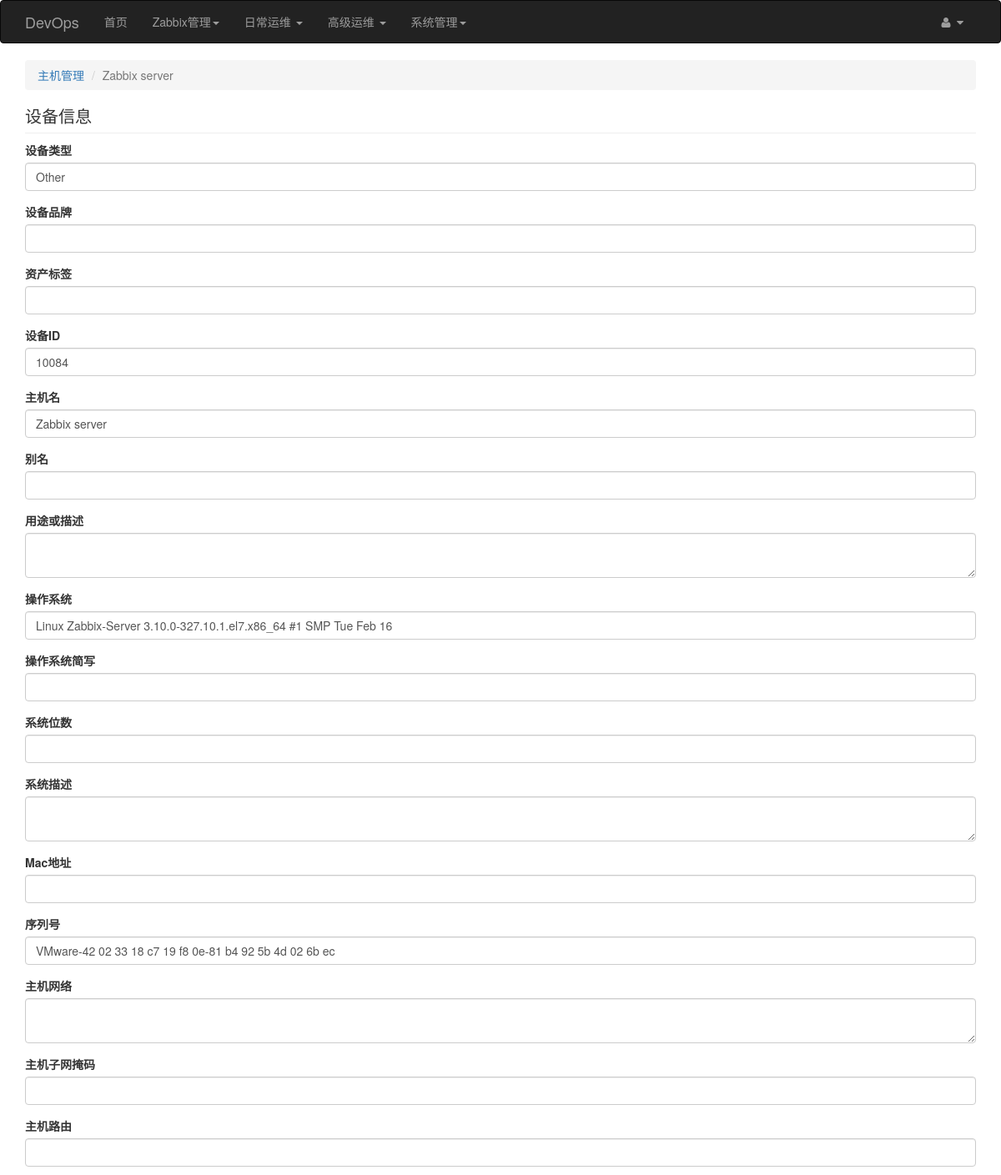
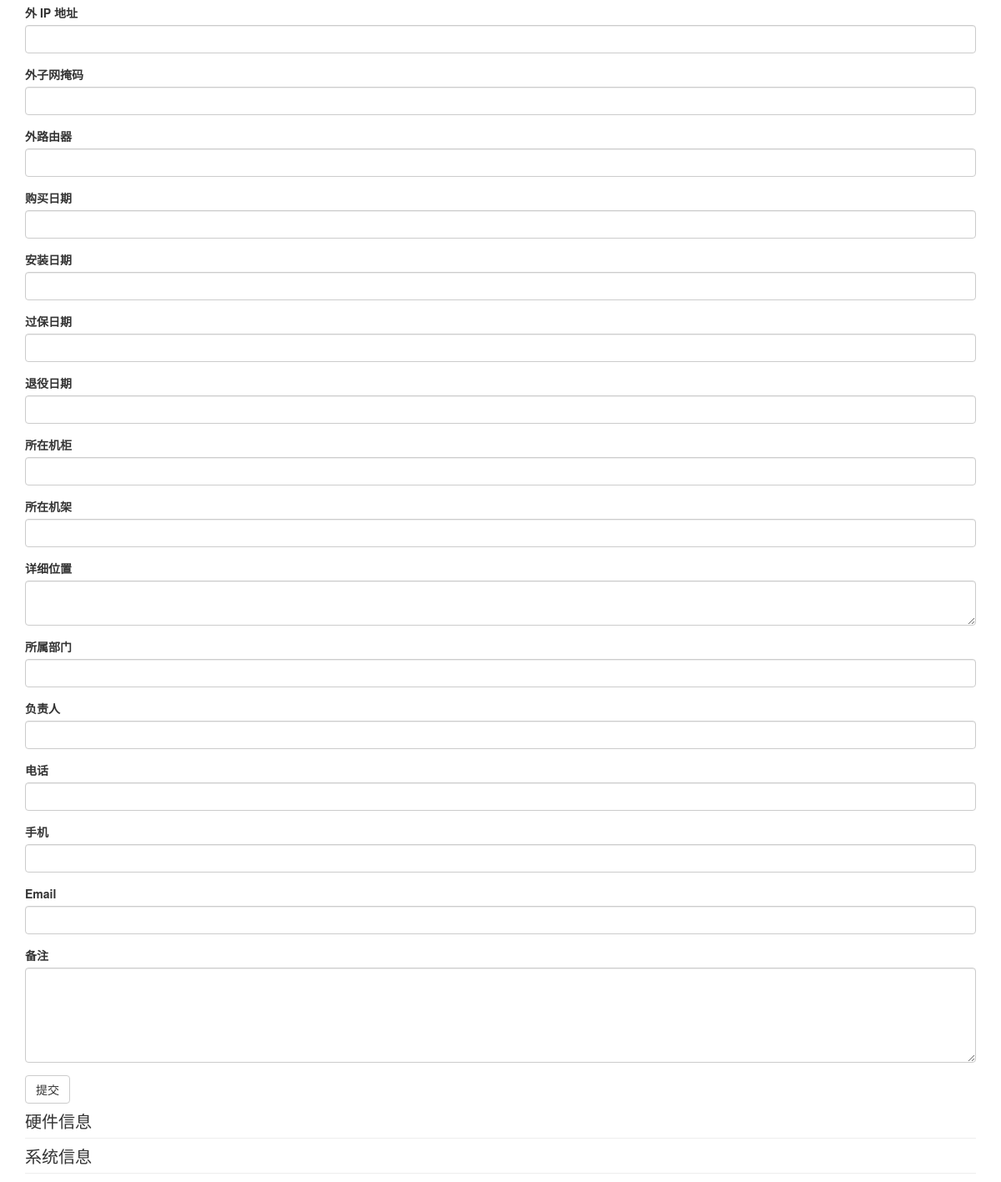
The app's page /inventory/edit/1 (signed in) with its own data (2 pictures, top to bottom).
### app/models.py (models this page shows, shortened)
class Base(db.Model):
    __abstract__ = True
    id = db.Column(db.Integer, primary_key=True)
    created_at = db.Column(db.DateTime, default=datetime.now)
    updated_at = db.Column(db.DateTime, default=datetime.now, onupdate=datetime.now)

class Inventory(Base):
    __tablename__ = 'inventorys'
    hostid = db.Column(db.Integer, default=0)
    type = db.Column(db.String(50))
    brand = db.Column(db.String(100))
    asset_tag = db.Column(db.String(50))
    name = db.Column(db.String(80))
    alias = db.Column(db.String(80))
    used = db.Column(db.TEXT())
    os = db.Column(db.String(100))
    os_short = db.Column(db.String(50))
    os_digits = db.Column(db.String(50))
    os_full = db.Column(db.TEXT())
    mac_address = db.Column(db.String(50))
    serial_no = db.Column(db.String(50))
    host_networks = db.Column(db.TEXT())
    host_netmask = db.Column(db.String(50))
    host_router = db.Column(db.String(50))
    oob_ip = db.Column(db.String(50))
    oob_netmask = db.Column(db.String(50))
    oob_router = db.Column(db.String(50))
    date_hw_purchase = db.Column(db.String(50))
    date_hw_install = db.Column(db.String(50))
    date_hw_expiry = db.Column(db.String(50))
    date_hw_decomm = db.Column(db.String(50))
    cabinet = db.Column(db.String(100))
    rack = db.Column(db.String(100))
    location = db.Column(db.TEXT())
    department = db.Column(db.String(100))
    contact = db.Column(db.String(50))
    contact_tel = db.Column(db.String(50))
    contact_phone = db.Column(db.String(50))
    contact_email = db.Column(db.String(50))
    notes = db.Column(db.TEXT())
    hosts = db.relationship('Host', backref='inventory', lazy='dynamic')
    inventory_updates = db.relationship('InventoryUpdate', backref='inventory', lazy='dynamic')

### app/inventory/views.py (the view, shortened to what this page needs)
@inventory.route('/edit/<int:id>', methods=['GET', 'POST'])
@login_required
def edit(id):
    header = u'编辑'
    inventory = Inventory.query.get_or_404(id)
    form = InventoryForm(obj=inventory)
    return _render("edit", locals())

### app/auth/views.py (called while the page is built)
@auth.before_app_request
def before_request():
    if current_user.is_authenticated:
        if not current_user.confirmed \
                and request.endpoint \
                and request.endpoint[:5] != 'auth.' \
                and request.endpoint != 'static':
            return redirect(url_for('auth.unconfirmed'))

### app/inventory/views.py (called while the page is built)
def _render(content, kwargs={}):
    new_header = MODULE_NAME + kwargs.get('header', '')
    kwargs.update(title_name=MODULE_NAME, header=new_header)
    html = "inventory/%s.html" % content
    return render_template(html, **kwargs)

### app/models.py (called while the page is built)
    @login_manager.user_loader
    def load_user(user_id):
        return User.query.get(int(user_id))

### app/templates/inventory/edit.html (shortened to what this page needs)
{% extends "extends/base_page.html" %}
{% import "bootstrap/wtf.html" as wtf %}
{% block page_bread_crumbs %}
    {% include 'inventory/_bread.html' %}
{% endblock %}
{% block page_content %}
    {{ wtf.quick_form(form, id="myform", form_type="horizontal", horizontal_columns=('sm', 2, 6)) }}
{% endblock %}

### app/templates/inventory/_bread.html
<ol class="breadcrumb">
    <li><a href="{{ url_for('inventory.index') }}">主机管理</a></li>
    <li class="active">{{ inventory.name }}</li>
</ol>

### app/static/bs/css/sb-admin-2.css (style rules this page uses)
body { background-color: #f8f8f8; }

### app/static/bs/css/custom.css (style rules this page uses)
body { background-color: #fff; }

### records on screen
Inventory: name "Zabbix server", type "Other", hostid "10084", os "Linux Zabbix-Server 3.10.0-327.10.1.el7.x86_64 #1 SMP Tue Feb 16", serial_no "VMware-42 02 33 18 c7 19 f8 0e-81 b4 92 5b 4d 02 6b ec"
